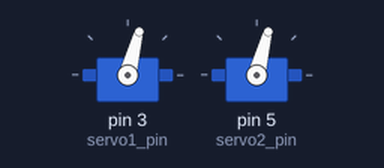
A sketch run on a simulated Arduino Uno, built with avr-gcc and run on an emulated ATmega328P. Shown: 2 × servo.

Above: at 0.05 s.
At 0.5 s:
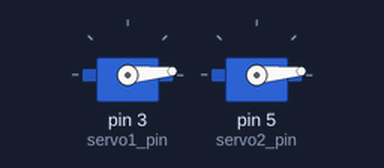
At 0.95 s:
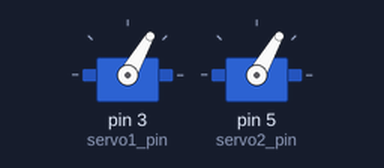
At 1.5 s:
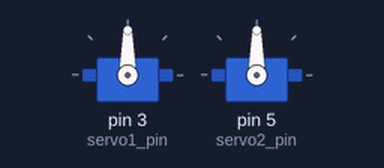
Timing chart, 0 to 3.6 s (numbered marks = the images above):
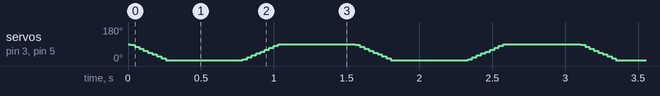

Measured:
- by itself, servo on pin 3 (servo1_pin), servo on pin 5 (servo2_pin): repeats every 1.5 s: 75° 0.03 s, 65° 0.03 s, 55° 0.03 s, 45° 0.03 s, 35° 0.03 s, 25° 0.03 s, 15° 0.03 s, 5° 0.53 s, 10° 0.03 s, 20° 0.03 s, 30° 0.03 s, 40° 0.03 s, 50° 0.03 s, 60° 0.03 s, 70° 0.03 s, 80° 0.03 s, 90° 0.53 s, 85° 0.03 s

The sketch:

servo_test.ino
```cpp
#include <Servo.h>

Servo s1;
Servo s2;
int servo1_pin = 3;
int servo2_pin = 5;
int pos1 = 0;
int pos2 = 0;

int pmin = 5;
int pmax = 90;

void setup() {
  s1.attach(servo1_pin);
  s2.attach(servo2_pin);
  // s1.write(90);
}

void loop() {
  if (s1.read() != pmin || s2.read() != pmin) {
    for (pos1 = s1.read(); pos1 >= pmin; pos1 -= 5) {
      s1.write(pos1);
      s2.write(pos1);
      delay(15);
    }
    delay(500);
  }
  // if (s2.read() != pmin) {
  //   for (pos2 = s2.read(); pos2 >= pmin; pos2 -= 5) {
  //     s2.write(pos2);
  //     delay(15);
  //   }
  //   delay(500);
  // }

  for (pos1 = pmin; pos1 <= pmax; pos1 += 5) { // goes from 0 degrees to 180 degrees
    // in steps of 1 degree
    s1.write(pos1);              // tell servo to go to position in variable 'pos'
    s2.write(pos1);
    delay(15); // delay to allow the servo to reach the desired position
    // if (pos==90){
    //   delay(1000); //wait 5 seconds once positioned at 90 degrees
    // }
  }
  delay(500); // wait 5 seconds after reaching 180 degrees

  for (pos1 = pmax; pos1 >= pmin; pos1 -= 5) { // goes from 180 degrees to 0 degrees
    s1.write(pos1);              // tell servo to go to position in variable 'pos'
    s2.write(pos1);
    delay(15);
    // if (pos==90){
    //   delay(1000); // wait 5 seconds once positioned at 90 degrees
    // }
  }
  delay(500); // wait 5 seconds after arriving back at 0 degrees
}

// void setup() {

// }

// void loop() {

// }
```
